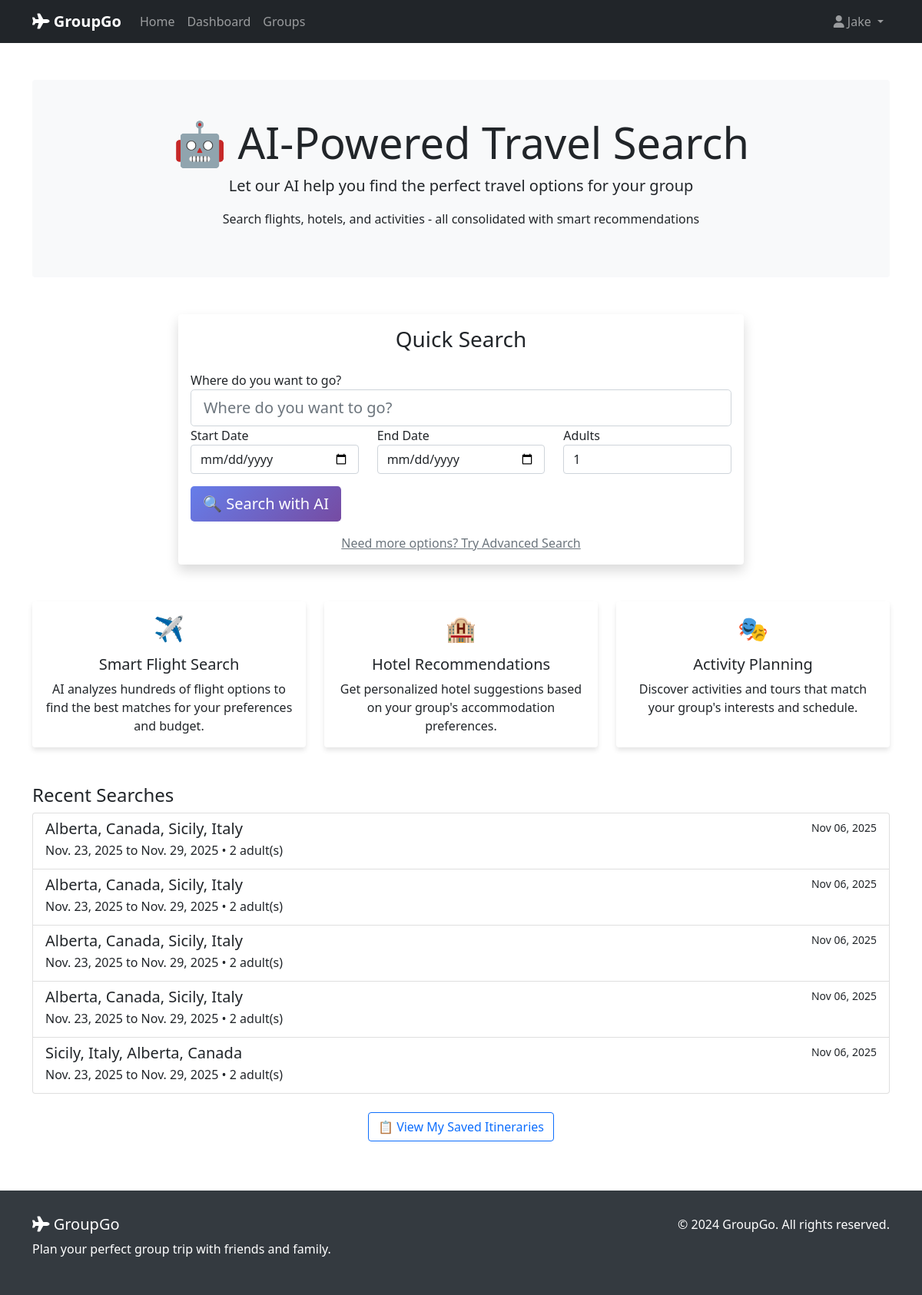
/ai/ (signed in), run on the app's committed database.
### ai_implementation/models.py (models this page shows, shortened)
class TravelSearch(models.Model):
    id = models.UUIDField(primary_key=True, default=uuid.uuid4, editable=False)
    user = models.ForeignKey(User, on_delete=models.CASCADE, related_name='travel_searches')
    group = models.ForeignKey('travel_groups.TravelGroup', on_delete=models.CASCADE,
                              null=True, blank=True, related_name='ai_searches')
    destination = models.CharField(max_length=200)
    origin = models.CharField(max_length=200, blank=True, null=True)
    start_date = models.DateField()
    end_date = models.DateField()
    adults = models.PositiveIntegerField(default=1)
    rooms = models.PositiveIntegerField(default=1)
    budget_min = models.DecimalField(max_digits=10, decimal_places=2, null=True, blank=True)
    budget_max = models.DecimalField(max_digits=10, decimal_places=2, null=True, blank=True)
    accommodation_type = models.CharField(max_length=100, blank=True, null=True)
    activity_categories = models.TextField(blank=True, null=True, help_text="Comma-separated list")
    created_at = models.DateTimeField(auto_now_add=True)
    updated_at = models.DateTimeField(auto_now=True)
    is_completed = models.BooleanField(default=False)
    class Meta:
        ordering = ['-created_at']
        verbose_name = "Travel Search"
        verbose_name_plural = "Travel Searches"

### ai_implementation/views.py (the view)
# urls.py: path('', views.search_home, name='search_home'),
@login_required
def search_home(request):
    quick_form = QuickSearchForm()
    recent_searches = TravelSearch.objects.filter(user=request.user)[:5]
    context = {
        "quick_form": quick_form,
        "recent_searches": recent_searches,
    }
    return render(request, "ai_implementation/search_home.html", context)

### ai_implementation/forms.py (shortened to what this page needs)
class QuickSearchForm(forms.Form):
    destination = forms.CharField(
        max_length=200,
        widget=forms.TextInput(attrs={
            'class': 'form-control form-control-lg',
            'placeholder': 'Where do you want to go?'
        })
    )
    start_date = forms.DateField(
        widget=forms.DateInput(attrs={
            'class': 'form-control',
            'type': 'date'
        })
    )
    end_date = forms.DateField(
        widget=forms.DateInput(attrs={
            'class': 'form-control',
            'type': 'date'
        })
    )
    adults = forms.IntegerField(
        initial=1,
        min_value=1,
        max_value=20,
        widget=forms.NumberInput(attrs={
            'class': 'form-control',
            'value': '1'
        })
    )

### ai_implementation/templates/ai_implementation/search_home.html (shortened to what this page needs)
{% extends 'base.html' %}
{% load static %}
{% block content %}
<div class="container mt-5">
    <div class="jumbotron text-center bg-light p-5 rounded">
        <h1 class="display-4">🤖 AI-Powered Travel Search</h1>
        <p class="lead">Let our AI help you find the perfect travel options for your group</p>
        <p>Search flights, hotels, and activities - all consolidated with smart recommendations</p>
    </div>
    <div class="row mt-5">
        <div class="col-md-8 offset-md-2">
            <div class="card shadow">
                <div class="card-body">
                    <h3 class="card-title text-center mb-4">Quick Search</h3>
                    <form method="POST" action="{% url 'ai_implementation:advanced_search' %}">
                        <div class="form-group">
                            <label for="destination">Where do you want to go?</label>
                            {{ quick_form.destination }}
                        </div>
                        <div class="row">
                            <div class="col-md-4">
                                <div class="form-group">
                                    <label for="start_date">Start Date</label>
                                    {{ quick_form.start_date }}
                                </div>
                            </div>
                            <div class="col-md-4">
                                <div class="form-group">
                                    <label for="end_date">End Date</label>
                                    {{ quick_form.end_date }}
                                </div>
                            </div>
                            <div class="col-md-4">
                                <div class="form-group">
                                    <label for="adults">Adults</label>
                                    {{ quick_form.adults }}
                                </div>
                            </div>
                        </div>
                        <button type="submit" class="btn btn-primary btn-lg btn-block mt-3">
                            🔍 Search with AI
                        </button>
                    </form>
                    <div class="text-center mt-3">
                        <a href="{% url 'ai_implementation:advanced_search' %}" class="text-muted">
                            Need more options? Try Advanced Search
                        </a>
                    </div>
                </div>
            </div>
        </div>
    </div>
    <div class="row mt-5 mb-5">
        <div class="col-md-4">
            <div class="card h-100 text-center">
                <div class="card-body">
                    <h2 class="mb-3">✈️</h2>
                    <h5 class="card-title">Smart Flight Search</h5>
                    <p class="card-text">AI analyzes hundreds of flight options to find the best matches for your preferences and budget.</p>
                </div>
            </div>
        </div>
        <div class="col-md-4">
            <div class="card h-100 text-center">
                <div class="card-body">
                    <h2 class="mb-3">🏨</h2>
                    <h5 class="card-title">Hotel Recommendations</h5>
                    <p class="card-text">Get personalized hotel suggestions based on your group's accommodation preferences.</p>
                </div>
            </div>
        </div>
        <div class="col-md-4">
            <div class="card h-100 text-center">
                <div class="card-body">
                    <h2 class="mb-3">🎭</h2>
                    <h5 class="card-title">Activity Planning</h5>
                    <p class="card-text">Discover activities and tours that match your group's interests and schedule.</p>
                </div>
            </div>
        </div>
    </div>
    {% if recent_searches %}
    <div class="row mt-5">
        <div class="col-md-12">
            <h4>Recent Searches</h4>
            <div class="list-group">
                {% for search in recent_searches %}
                <a href="{% url 'ai_implementation:search_results' search.id %}" class="list-group-item list-group-item-action">
                    <div class="d-flex w-100 justify-content-between">
                        <h5 class="mb-1">{{ search.destination }}</h5>
                        <small>{{ search.created_at|date:"M d, Y" }}</small>
                    </div>
                    <p class="mb-1">{{ search.start_date }} to {{ search.end_date }} • {{ search.adults }} adult(s)</p>
                </a>
                {% endfor %}
            </div>
        </div>
    </div>
    {% endif %}
    <div class="row mt-4 mb-5">
        <div class="col-md-12 text-center">
            <a href="{% url 'ai_implementation:my_itineraries' %}" class="btn btn-outline-primary">
                📋 View My Saved Itineraries
            </a>
        </div>
    </div>
</div>
{% endblock %}

### templates/base.html (shortened to what this page needs)
<!DOCTYPE html>
<html lang="en">
<head>
    <link href="https://cdn.jsdelivr.net/npm/bootstrap@5.1.3/dist/css/bootstrap.min.css" rel="stylesheet">
    <link href="https://cdnjs.cloudflare.com/ajax/libs/font-awesome/6.0.0/css/all.min.css" rel="stylesheet">
</head>
<body>
    <nav class="navbar navbar-expand-lg navbar-dark bg-dark">
        <div class="container">
            <a class="navbar-brand" href="{% url 'accounts:home' %}">
                <i class="fas fa-plane"></i> GroupGo
            </a>
            <div class="collapse navbar-collapse" id="navbarNav">
                <ul class="navbar-nav me-auto">
                    <li class="nav-item">
                        <a class="nav-link" href="{% url 'accounts:home' %}">Home</a>
                    </li>
                    {% if user.is_authenticated %}
                        <li class="nav-item">
                            <a class="nav-link" href="{% url 'accounts:dashboard' %}">Dashboard</a>
                        </li>
                        <li class="nav-item">
                            <a class="nav-link" href="{% url 'travel_groups:group_list' %}">Groups</a>
                        </li>
                    {% endif %}
                </ul>
                <ul class="navbar-nav">
                    {% if user.is_authenticated %}
                        <li class="nav-item dropdown">
                            <a class="nav-link dropdown-toggle" href="#" id="navbarDropdown" role="button" data-bs-toggle="dropdown">
                                <i class="fas fa-user"></i> {{ user.first_name|default:user.username }}
                            </a>
                        </li>
                    {% endif %}
                </ul>
            </div>
        </div>
    </nav>
    <main>
        {% block content %}{% endblock %}
    </main>
    <footer>
        <div class="container">
            <div class="row">
                <div class="col-md-6">
                    <h5><i class="fas fa-plane"></i> GroupGo</h5>
                    <p>Plan your perfect group trip with friends and family.</p>
                </div>
                <div class="col-md-6 text-md-end">
                    <p>&copy; 2024 GroupGo. All rights reserved.</p>
                </div>
            </div>
        </div>
    </footer>
</body>
</html>

### templates/base.html (style rules this page uses)
.navbar-brand { font-weight: bold; }
.card { border: none; box-shadow: 0 4px 6px rgba(0, 0, 0, 0.1); transition: transform 0.3s ease; }
.btn-primary { background: linear-gradient(135deg, #667eea 0%, #764ba2 100%); border: none; }
footer { background-color: #343a40; color: white; padding: 2rem 0; margin-top: 4rem; }

### data on the page
TravelSearch: destination "Alberta, Canada, Sicily, Italy", created_at "Nov 06, 2025", start_date "Nov. 23, 2025", end_date "Nov. 29, 2025", adults "2"
TravelSearch: destination "Alberta, Canada, Sicily, Italy", created_at "Nov 06, 2025", start_date "Nov. 23, 2025", end_date "Nov. 29, 2025", adults "2"
TravelSearch: destination "Alberta, Canada, Sicily, Italy", created_at "Nov 06, 2025", start_date "Nov. 23, 2025", end_date "Nov. 29, 2025", adults "2"
TravelSearch: destination "Alberta, Canada, Sicily, Italy", created_at "Nov 06, 2025", start_date "Nov. 23, 2025", end_date "Nov. 29, 2025", adults "2"
TravelSearch: destination "Sicily, Italy, Alberta, Canada", created_at "Nov 06, 2025", start_date "Nov. 23, 2025", end_date "Nov. 29, 2025", adults "2"

### other printed values
{{ user.first_name|default:user.username }} "Jake"
